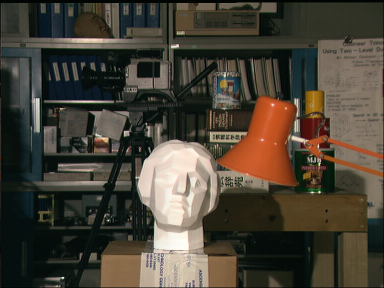
#> input picture Project 2/Input/tsucuba_left.png, 384 x 288 px, found by its file name
$ python epipolar.py
#> lines starting #> are read from the running program, lines starting #| are printed output that depends on the picture; after the words box and inside, x2 and y2 are one past the last pixel; in counts of white or black regions, pixels touching at a corner belong together
import cv2
import sys
import colorsys
import numpy as np

UBIT = 'atrayeen'
np.random.seed(sum([ord(c) for c in UBIT]))

# Generates random colors to plot epipolar lines
def get_colors(num_colors):
    color = np.random.randint(0,255, size=(10, 3)).tolist()
    return color

# Extract keypoints of images using SIFT
def extract_keypoints(img, file_name):
    sift = cv2.xfeatures2d.SIFT_create()
    dummy = np.zeros((1,1))
    kp = sift.detect(img,None)
    img = cv2.drawKeypoints(img, kp, dummy)
    cv2.imwrite(file_name,img)

# Draw lines for matching keypoints of two images
def draw_match_image(img1, img2, file_name):
    sift = cv2.xfeatures2d.SIFT_create()
    kp1, des1 = sift.detectAndCompute(img1,None)
    kp2, des2 = sift.detectAndCompute(img2,None)
    bf = cv2.BFMatcher()
    matches = bf.knnMatch(des1,des2, k=2)
    dummy = np.zeros((1,1))
    match = []
    match_without_list =[]
    src_pts = []
    dst_pts = []
    for m,n in matches:
        if m.distance < 0.75*n.distance:
            match.append([m])
            match_without_list.append(m)
            src_pts.append(kp1[m.queryIdx].pt)
            dst_pts.append(kp2[m.trainIdx].pt)

    img3 = np.zeros(img1.shape)
    img3 = cv2.drawMatches(img1,kp1,img2,kp2,match_without_list,img3,flags=2)
    cv2.imwrite(file_name,img3)
    return kp1, kp2, match, match_without_list, src_pts, dst_pts

# Calculatees the homography matrix for two images
def find_homography_matrix(img1, img2, kp1, kp2, match_without_list):
    src_pts = np.float32([ kp1[m.queryIdx].pt for m in match_without_list ]).reshape(-1,1,2)
    dst_pts = np.float32([ kp2[m.trainIdx].pt for m in match_without_list ]).reshape(-1,1,2)
    M, mask = cv2.findHomography(src_pts, dst_pts, cv2.RANSAC,5.0)
    return M, np.int32(src_pts), np.int32(dst_pts)

# Calculates the fundamental matrix for two matching image points
def find_fundamental_matrix(src_pts, dst_pts):
    F, mask = cv2.findFundamentalMat(src_pts, dst_pts, cv2.FM_RANSAC)
    src_pts_in = src_pts[mask.ravel()==1]
    dst_pts_in = dst_pts[mask.ravel()==1]
    return F, src_pts_in, dst_pts_in

# Utility to draw the epipolar lines with same color for matching pairs in two images
def drawlines(img1,img2,lines,pts1,pts2, color_list):
    r,c = img1.shape
    img1 = cv2.cvtColor(img1,cv2.COLOR_GRAY2BGR)
    img2 = cv2.cvtColor(img2,cv2.COLOR_GRAY2BGR)
    for r,pt1,pt2,color in zip(lines,pts1,pts2,color_list):
        x0,y0 = map(int, [0, -r[2]/r[1] ])
        x1,y1 = map(int, [c, -(r[2]+r[0]*c)/r[1] ])
        img1 = cv2.line(img1, (x0,y0), (x1,y1),tuple(color) ,1)
        img1 = cv2.circle(img1,tuple(pt1[0]),5,tuple(color),-1)
    return img1

# Generates the epipolar lines from left to right and from right to left.
def generate_epipolar_lines(img3, img4, color_list, F, src_pts_in, dst_pts_in):
    random_index = np.random.randint(low=0, high=src_pts_in.shape[0], size=10)
    src_pts_in = src_pts_in[random_index]
    dst_pts_in = dst_pts_in[random_index]
    lines1 = cv2.computeCorrespondEpilines(dst_pts_in.reshape(-1,1,2), 2,F)
    lines1 = lines1.reshape(-1,3)
    img5 = drawlines(img3, img4, lines1, src_pts_in, dst_pts_in, color_list)
    cv2.imwrite("task2_epi_left.jpg", img5)
    lines2 = cv2.computeCorrespondEpilines(src_pts_in.reshape(-1,1,2), 1,F)
    lines2 = lines2.reshape(-1,3)
    img6 = drawlines(img4,img3,lines2,dst_pts_in,src_pts_in, color_list)
    cv2.imwrite("task2_epi_right.jpg", img6)

# generates the dispartiy image to show image depths.
def generate_disparity(img3, img4):
    window_size = 3
    min_disp = 16
    num_disp = 64-min_disp
    stereo = cv2.StereoSGBM_create(minDisparity = min_disp,
		numDisparities = num_disp,
		blockSize = 9,
		P1 = 8*3*window_size**2,
		P2 = 32*3*window_size**2,
		disp12MaxDiff = 1,
		uniquenessRatio = 10,
		speckleWindowSize = 100,
		speckleRange = 32
	)
    disparity = stereo.compute(img3, img4).astype(np.float32) / 16.0
    disparity = (disparity-min_disp)/num_disp
    disparity = disparity *250
    cv2.imwrite("task2_disparity.jpg", disparity)

img3 = cv2.imread("tsucuba_left.png", 0)
#> img3: shape (288, 384); min 0, max 253, mean 68.4
img4 = cv2.imread("tsucuba_right.png", 0)
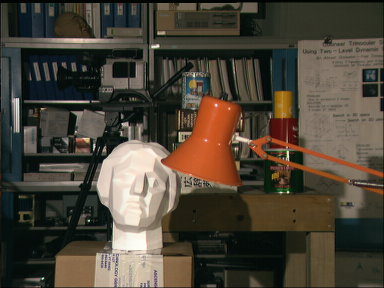
#> input picture Project 2/Input/tsucuba_right.png, 384 x 288 px, found by its file name
#> img4: shape (288, 384); min 0, max 253, mean 70.3
color_list = get_colors(10)
extract_keypoints(img3, "task2_sift1.jpg")
#> in extract_keypoints, `kp = sift.detect(img,None)`: kp = 760 keypoints; strongest (x, y, size): (174, 178, 47.1), (177, 46, 2.7), (126, 133, 3.8), (36, 102, 5.7)
extract_keypoints(img4, "task2_sift2.jpg")
#> call 2 of extract_keypoints, with file_name = 'task2_sift2.jpg'
#> in extract_keypoints (call 2), `kp = sift.detect(img,None)`: kp = 764 keypoints; strongest (x, y, size): (94, 146, 1.9), (132, 178, 47.5), (157, 46, 2.7), (288, 153, 2)
#> in extract_keypoints (call 2), `img = cv2.drawKeypoints(img, kp, dummy)`:
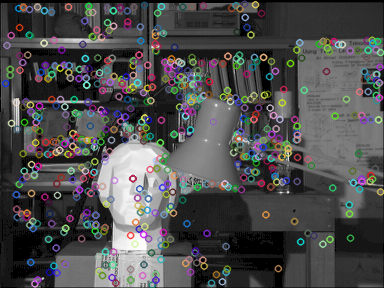
#> img: shape (288, 384, 3); mean of channels 0, 1, 2 77.3, 77, 77; drawn as B, G, R
kp1, kp2, match, match_without_list, src_pts, dst_pts = draw_match_image(img3, img4, "task2_matches_knn.jpg")
#> in draw_match_image, `kp1, des1 = sift.detectAndCompute(img1,None)`: kp1 = 760 keypoints; strongest (x, y, size): (174, 178, 47.1), (177, 46, 2.7), (126, 133, 3.8), (36, 102, 5.7)
#> in draw_match_image, `kp2, des2 = sift.detectAndCompute(img2,None)`: kp2 has the same summary as kp in extract_keypoints
#> in draw_match_image, `matches = bf.knnMatch(des1,des2, k=2)`: matches = 760 matches
#> after the loop in draw_match_image, `for m,n in matches:`: dst_pts = 286 pairs, first value 9.72 to 375.6, second value 3.54 to 284.5; match = 286 matches; src_pts = 286 pairs, first value 30.2 to 377.5, second value 3.59 to 284.5
#> in draw_match_image, `img3 = cv2.drawMatches(img1,kp1,img2,kp2,match_without_list,img3,flags..`:
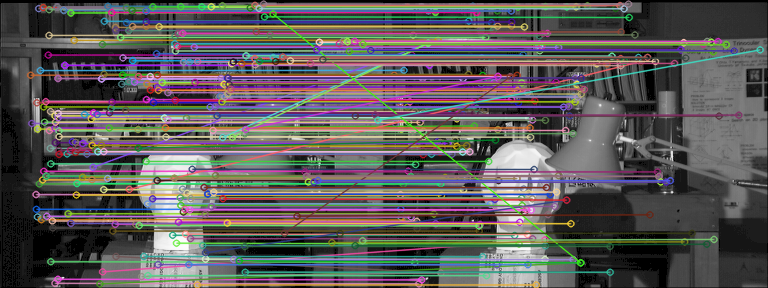
#> img3: shape (288, 768, 3); mean of channels 0, 1, 2 89.3, 89.6, 93.2; drawn as B, G, R
#> kp2 has the same summary as kp in extract_keypoints; match = 286 matches; match_without_list = 286 matches
H, src_pts, dst_pts = find_homography_matrix(img3, img4, kp1, kp2, match_without_list)
#> in find_homography_matrix, `src_pts = np.float32([ kp1[m.queryIdx].pt for m in match_without_list ..`: src_pts = 286 rows, first 8: [30.2, 74.66], [31.29, 122.9], [35.62, 194.1], [35.62, 194.1], [35.96, 208.8], [36.4, 102.3], [36.91, 216.4], [37.13, 128.6]
#> in find_homography_matrix, `dst_pts = np.float32([ kp2[m.trainIdx].pt for m in match_without_list ..`: dst_pts = 286 rows, first 8: [9.72, 74.67], [10.99, 122.8], [15.93, 194.2], [15.93, 194.2], [16.25, 208.7], [15.98, 102.1], [16.75, 216.8], [16.81, 128.7]
#> in find_homography_matrix, `M, mask = cv2.findHomography(src_pts, dst_pts, cv2.RANSAC,5.0)`: M = [[0.998, 0.00152, -20.09], [0.000488, 1, -0.262], [-1.02e-05, 1.7e-05, 1]]; mask = 286 values, max 1 at index 0, min 0 at index 13, mean 0.685
#> H has the same summary as M in find_homography_matrix; src_pts = contour of 286 points, box (x1, y1, x2, y2) (30, 3, 378, 285), area 9146; dst_pts = contour of 286 points, box (x1, y1, x2, y2) (9, 3, 376, 285), area 21850
F, src_pts_in, dst_pts_in = find_fundamental_matrix(src_pts, dst_pts)
#> in find_fundamental_matrix, `F, mask = cv2.findFundamentalMat(src_pts, dst_pts, cv2.FM_RANSAC)`: F = [[3.88e-06, -0.000228, 0.0441], [0.000242, -1.9e-05, 0.0995], [-0.0458, -0.102, 1]]; mask = 286 values, max 1 at index 0, min 0 at index 4, mean 0.906
#> in find_fundamental_matrix, `src_pts_in = src_pts[mask.ravel()==1]`: src_pts_in = contour of 259 points, box (x1, y1, x2, y2) (30, 3, 375, 285), area 7010
#> in find_fundamental_matrix, `dst_pts_in = dst_pts[mask.ravel()==1]`: dst_pts_in = contour of 259 points, box (x1, y1, x2, y2) (9, 3, 355, 285), area 7059
print(F)
#| [[ 3.88435667e-06 -2.28004165e-04  4.41240231e-02]
#|  [ 2.41983065e-04 -1.90250881e-05  9.94644488e-02]
#|  [-4.57546817e-02 -1.02452413e-01  1.00000000e+00]]
generate_epipolar_lines(img3, img4, color_list, F, src_pts_in, dst_pts_in)
#> in generate_epipolar_lines, `src_pts_in = src_pts_in[random_index]`: src_pts_in = contour of 10 points, box (x1, y1, x2, y2) (45, 40, 355, 224), area 15472
#> in generate_epipolar_lines, `dst_pts_in = dst_pts_in[random_index]`: dst_pts_in = contour of 10 points, box (x1, y1, x2, y2) (25, 41, 334, 226), area 15518
#> in generate_epipolar_lines, `lines1 = cv2.computeCorrespondEpilines(dst_pts_in.reshape(-1,1,2), 2,F)`: lines1 = [[0.0705, -0.998, 214.2], [-0.156, -0.988, 122.6], [0.029, -1, 198.2], [0.0318, -0.999, 199.3], [-0.0296, -1, 175], [0.000877, -1, 187.1], [-0.189, -0.982, 108.4], [-0.21, -0.978, 99.17], [-0.189, -0.982, 108.4], [-0.234, -0.972, 88.79]]
#> the loop in drawlines, `for r,pt1,pt2,color in zip(lines,pts1,pts2,color_list):` made 10 passes
#> (r, pt1, pt2, color, y0, y1) on passes 1 to 8: ([0.0705, -0.998, 214.2], [[135, 223]], [[94, 225]], [118, 161, 108], 214, 241), ([-0.156, -0.988, 122.6], [[54, 115]], [[35, 115]], [136, 10, 143], 124, 63), ([0.029, -1, 198.2], [[146, 203]], [[105, 203]], [181, 59, 183], 198, 209), ([0.0318, -0.999, 199.3], [[180, 204]], [[137, 205]], [111, 46, 220], 199, 211), ([-0.0296, -1, 175], [[45, 175]], [[26, 175]], [39, 110, 53], 175, 163), ([0.000877, -1, 187.1], [[203, 186]], [[162, 187]], [14, 30, 168], 187, 187), ([-0.189, -0.982, 108.4], [[354, 40]], [[333, 41]], [85, 136, 6], 110, 36), ([-0.21, -0.978, 99.17], [[183, 61]], [[164, 61]], [210, 211, 193], 101, 18)
#> after the loop in drawlines, `for r,pt1,pt2,color in zip(lines,pts1,pts2,color_list):`:
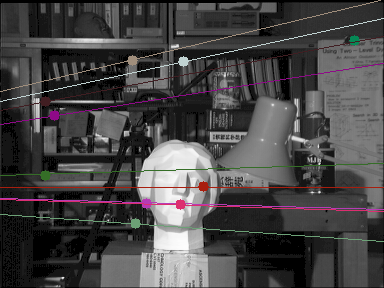
#> img1: shape (288, 384, 3); mean B, G, R 69.8, 69.2, 71.1
#> in generate_epipolar_lines, `lines2 = cv2.computeCorrespondEpilines(src_pts_in.reshape(-1,1,2), 1,F)`: lines2 = [[-0.0484, 0.999, -218.9], [0.162, 0.987, -118.5], [-0.0122, 1, -202.2], [-0.0121, 1, -202.2], [0.0411, 0.999, -177.3], [0.0173, 1, -188.5], [0.194, 0.981, -102.7], [0.212, 0.977, -93.37], [0.192, 0.981, -103.2], [0.231, 0.973, -83.55]]
#> the loop in drawlines (call 2), `for r,pt1,pt2,color in zip(lines,pts1,pts2,color_list):` made 10 passes
#> (r, pt1, pt2, color, y0, y1) on passes 1 to 8: ([-0.0484, 0.999, -218.9], [[94, 225]], [[135, 223]], [118, 161, 108], 219, 237), ([0.162, 0.987, -118.5], [[35, 115]], [[54, 115]], [136, 10, 143], 120, 57), ([-0.0122, 1, -202.2], [[105, 203]], [[146, 203]], [181, 59, 183], 202, 206), ([-0.0121, 1, -202.2], [[137, 205]], [[180, 204]], [111, 46, 220], 202, 206), ([0.0411, 0.999, -177.3], [[26, 175]], [[45, 175]], [39, 110, 53], 177, 161), ([0.0173, 1, -188.5], [[162, 187]], [[203, 186]], [14, 30, 168], 188, 181), ([0.194, 0.981, -102.7], [[333, 41]], [[354, 40]], [85, 136, 6], 104, 28), ([0.212, 0.977, -93.37], [[164, 61]], [[183, 61]], [210, 211, 193], 95, 12)
#> pass 1, in drawlines (call 2), `img1 = cv2.line(img1, (x0,y0), (x1,y1),tuple(color) ,1)`:
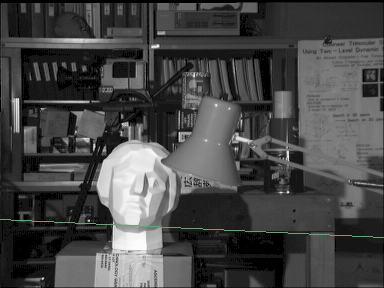
#> img1: shape (288, 384, 3); mean B, G, R 70.5, 70.7, 70.5
#> after the loop in drawlines (call 2), `for r,pt1,pt2,color in zip(lines,pts1,pts2,color_list):`:
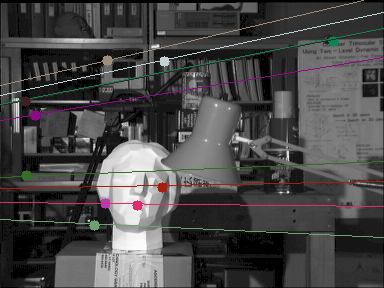
#> img1: shape (288, 384, 3); mean B, G, R 71.4, 71.3, 72.4
generate_disparity(img3, img4)
#> in generate_disparity, `disparity = stereo.compute(img3, img4).astype(np.float32) / 16.0`:
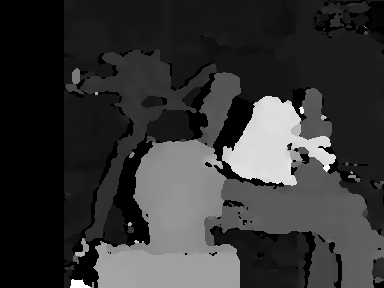
#> disparity: shape (288, 384) float32; min 15, max 63, mean 25; drawn with min black and max white
